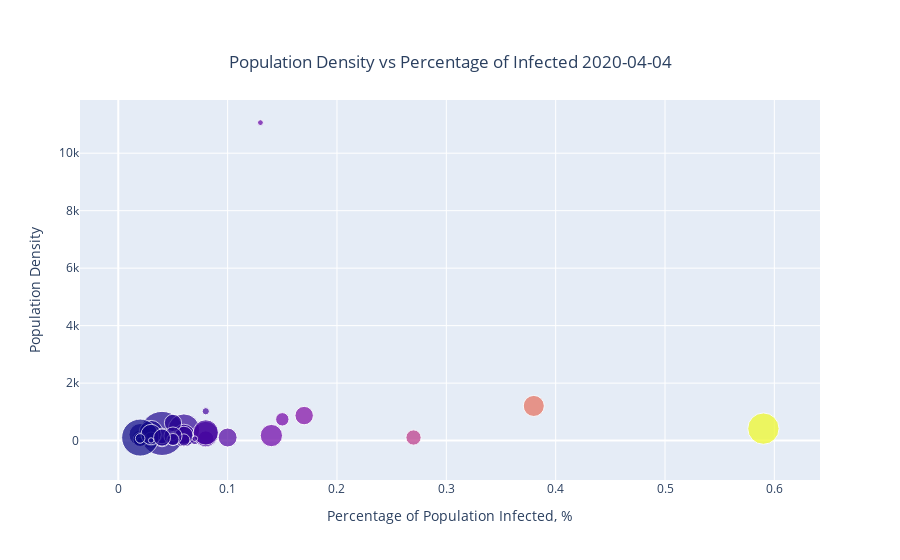

The notebook cell this image was saved under:
### Code cell
density_v_infected('2020-04-04')

### Figure 1 — Plotly figure (JSON) as saved in the notebook; plotly's stock layout.template omitted (floating-point values rounded to 4 significant figures)
{"data": [{"marker": {"color": [0.03, 0.02, 0.03, 0.02, 0.04, 0.08, 0.15, 0.06, 0.13, 0.06, 0.06, 0.02, 0.07, 0.08, 0.06, 0.03, 0.02, 0.02, 0.27, 0.03, 0.05, 0.17, 0.14, 0.02, 0.05, 0.04, 0.03, 0.02, 0.06, 0.05, 0.38, 0.03, 0.59, 0.02, 0.02, 0.03, 0.03, 0.02, 0.08, 0.08, 0.04, 0.02, 0.05, 0.02, 0.05, 0.07, 0.03, 0.1, 0.02, 0.04, 0.03], "size": [15.58, 6.072, 18.48, 12.2, 44.11, 16.51, 13.39, 6.86, 5.811, 31.79, 22.56, 8.432, 9.086, 25.36, 18.18, 12.49, 12.06, 14.88, 15.27, 8.149, 17.3, 18.43, 22.28, 16.56, 12.22, 17.42, 7.178, 9.724, 11.97, 8.174, 21.06, 10.22, 31.35, 22.4, 6.14, 24.1, 13.98, 14.17, 25.28, 7.267, 15.64, 6.534, 18.15, 37.06, 12.21, 5.591, 20.45, 18.93, 9.597, 16.97, 5.411]}, "mode": "markers", "text": ["Alabama", "Alaska", "Arizona", "Arkansas", "California", "Colorado", "Connecticut", "Delaware", "District of Columbia", "Florida", "Georgia", "Hawaii", "Idaho", "Illinois", "Indiana", "Iowa", "Kansas", "Kentucky", "Louisiana", "Maine", "Maryland", "Massachusetts", "Michigan", "Minnesota", "Mississippi", "Missouri", "Montana", "Nebraska", "Nevada", "New Hampshire", "New Jersey", "New Mexico", "New York", "North Carolina", "North Dakota", "Ohio", "Oklahoma", "Oregon", "Pennsylvania", "Rhode Island", "South Carolina", "South Dakota", "Tennessee", "Texas", "Utah", "Vermont", "Virginia", "Washington", "West Virginia", "Wisconsin", "Wyoming"], "type": "scatter", "x": [0.03, 0.02, 0.03, 0.02, 0.04, 0.08, 0.15, 0.06, 0.13, 0.06, 0.06, 0.02, 0.07, 0.08, 0.06, 0.03, 0.02, 0.02, 0.27, 0.03, 0.05, 0.17, 0.14, 0.02, 0.05, 0.04, 0.03, 0.02, 0.06, 0.05, 0.38, 0.03, 0.59, 0.02, 0.02, 0.03, 0.03, 0.02, 0.08, 0.08, 0.04, 0.02, 0.05, 0.02, 0.05, 0.07, 0.03, 0.1, 0.02, 0.04, 0.03], "y": [95.8, 1.2, 60.2, 57.2, 249.8, 52.6, 740.8, 483, 11060.0, 376.9, 176.9, 221.4, 20, 231.6, 184.5, 55.8, 35.6, 112.1, 107.9, 43.1, 616.6, 871, 175.7, 68.8, 63.7, 88.3, 7.1, 24.6, 26.1, 149.2, 1206.0, 17.2, 417.1, 206.3, 10.9, 284.3, 57, 41.8, 285.7, 1022.0, 162.8, 11.2, 159.8, 105.2, 36.2, 67.8, 211.7, 107.8, 76.6, 106.4, 6]}], "layout": {"title": {"text": "Population Density vs Percentage of Infected 2020-04-04", "x": 0.5, "xanchor": "center", "y": 0.9, "yanchor": "top"}, "xaxis": {"title": {"text": "Percentage of Population Infected, %"}}, "yaxis": {"title": {"text": "Population Density"}}}}
